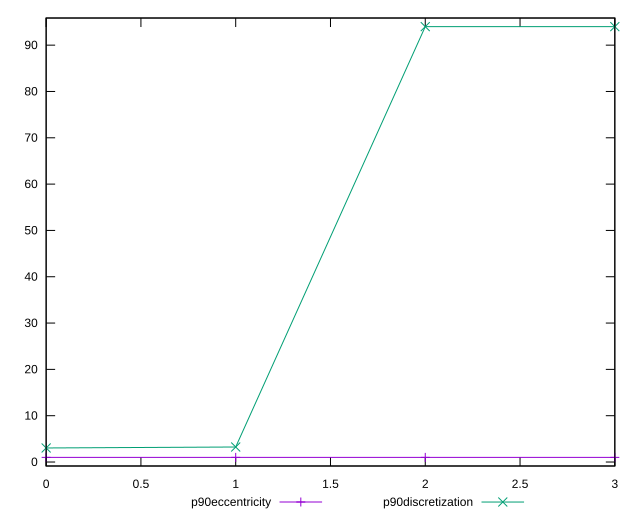

Recreate this plot in gnuplot.
reset

$p90Eccentricity <<EOF
0 0.9999999999999999
1 0.9999999999999997
2 1
3 1
EOF

$p90Discretization <<EOF
0 3.032258064516129
1 3.2413793103448274
2 94
3 94
EOF

set key outside below
set xrange [0:3]
set yrange [-0.8600000000000004:95.86]
set trange [-0.8600000000000004:95.86]
set terminal svg size 640, 520 enhanced background rgb 'white'
set output "reports/report_00033_2021-03-01T14-23-16.841Z/estimated-input-latency/progression/eccentricity.svg"

plot $p90Eccentricity title "p90eccentricity" with linespoints, \
     $p90Discretization title "p90discretization" with linespoints

reset
